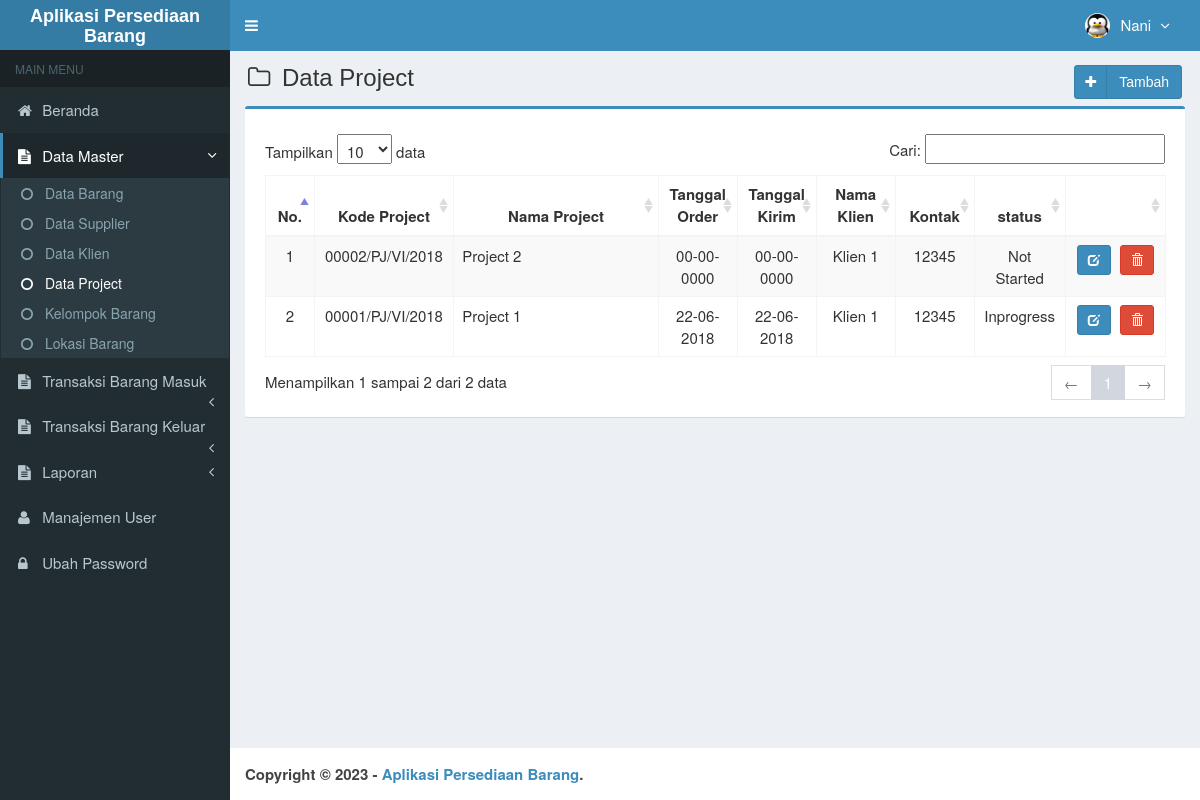
/main.php?module=project (signed in), run on the app's committed database.
### tables this page shows
CREATE TABLE `is_users` (
  `id_user` int(3) NOT NULL,
  `username` varchar(50) NOT NULL,
  `nama_user` varchar(50) NOT NULL,
  `password` varchar(50) NOT NULL,
  `email` varchar(50) DEFAULT NULL,
  `telepon` varchar(13) DEFAULT NULL,
  `foto` varchar(100) DEFAULT NULL,
  `hak_akses` enum('Super Admin','Manajer','Gudang') NOT NULL,
  `status` enum('aktif','blokir') NOT NULL DEFAULT 'aktif',
  `created_at` timestamp NOT NULL DEFAULT current_timestamp(),
  `updated_at` timestamp NOT NULL DEFAULT current_timestamp() ON UPDATE current_timestamp()
);

CREATE TABLE `project` (
  `kode_project` varchar(30) NOT NULL,
  `tanggal_order` date NOT NULL,
  `tanggal_kirim` date NOT NULL,
  `nama_project` varchar(20) NOT NULL,
  `kode_purchase` varchar(20) NOT NULL,
  `kode_klien` varchar(20) NOT NULL,
  `kontak` int(20) NOT NULL,
  `catatan` varchar(100) NOT NULL,
  `username` varchar(20) NOT NULL,
  `total_keluar` int(7) NOT NULL,
  `kode_sph` int(11) NOT NULL,
  `tanggal_mulai` date NOT NULL,
  `tanggal_selesai` date NOT NULL,
  `status` varchar(20) NOT NULL,
  `created_at` timestamp NOT NULL DEFAULT current_timestamp(),
  `update_at` timestamp NOT NULL DEFAULT current_timestamp() ON UPDATE current_timestamp()
);

CREATE TABLE `klien` (
  `kode_klien` char(7) NOT NULL,
  `nama_klien` varchar(20) NOT NULL,
  `company` varchar(20) NOT NULL,
  `divisi` varchar(20) NOT NULL,
  `alamat` varchar(50) NOT NULL,
  `no_telp` int(20) NOT NULL,
  `email` varchar(20) NOT NULL
);

### modules/Project/view.php (the view, shortened to what this page needs)
<section class="content-header">
  <h1>
    <i class="fa fa-folder-o icon-title"></i> Data Project
    <a class="btn btn-primary btn-social pull-right" href="?module=form_project&form=add" title="Tambah Data" data-toggle="tooltip">
      <i class="fa fa-plus"></i> Tambah
    </a>
  </h1>
</section>
<section class="content">
  <div class="row">
    <div class="col-md-12">
      <div class="box box-primary">
        <div class="box-body">
          <table id="dataTables1" class="table table-bordered table-striped table-hover">
            <thead>
              <tr>
                <th class="center">No.</th>
                <th class="center">Kode Project</th>
                <th class="center">Nama Project</th>
                <th class="center">Tanggal Order</th>
                <th class="center">Tanggal Kirim</th>
                <th class="center">Nama Klien</th>
                <th class="center">Kontak</th>
                <th class="center">status</th>
                <th></th>
              </tr>
            </thead>
            <tbody>
            <?php
            $no = 1;
             $query = mysqli_query($mysqli, "SELECT a.kode_project,a.tanggal_order,a.tanggal_kirim,a.nama_project,a.kode_klien,a.kontak,a.status,b.kode_klien,b.nama_klien
                                            FROM project as a INNER JOIN klien as b ON a.kode_klien=b.kode_klien ORDER BY kode_project DESC")
                                            or die('Ada kesalahan pada query tampil Data project: '.mysqli_error($mysqli));
            while ($data = mysqli_fetch_assoc($query)) {
              $tanggal         = $data['tanggal_kirim'];
              $exp             = explode('-',$tanggal);
              $tanggal_kirim   = $exp[2]."-".$exp[1]."-".$exp[0];
              $exp1             = explode('-',$tanggal);
              $tanggal_order  = $exp1[2]."-".$exp1[1]."-".$exp1[0];
              echo "<tr>
                      <td width='30' class='center'>$no</td>
                      <td width='80' class='center'>$data[kode_project]</td>
                      <td width='180'>$data[nama_project]</td>
                      <td width='60' class='center'>$tanggal_order</td>
                      <td width='60' class='center'>$tanggal_kirim</td>
                      <td width='60' class='center'>$data[nama_klien]</td>
                      <td width='60' class='center'>$data[kontak]</td>
                      <td width='60' class='center'>$data[status]</td>
                      <td class='center' width='80'>
                        <div>
                          <a data-toggle='tooltip' data-placement='top' title='Ubah' style='margin-right:5px' class='btn btn-primary btn-sm' href='?module=form_project&form=edit&id=$data[kode_project]'>
                              <i style='color:#fff' class='glyphicon glyphicon-edit'></i>
                          </a>";
            ?>
                          <a data-toggle="tooltip" data-placement="top" title="Hapus" class="btn btn-danger btn-sm" href="modules/project/proses.php?act=delete&id=<?php echo $data['kode_project'];?>" onclick="return confirm('Anda yakin ingin menghapus project <?php echo $data['nama_project']; ?> ?');">
                              <i style="color:#fff" class="glyphicon glyphicon-trash"></i>
                          </a>
            <?php
              echo "    </div>
                      </td>
                    </tr>";
              $no++;
            }
            ?>
            </tbody>
          </table>
        </div>
      </div>
    </div>
  </div>
</section><!-- /.content

### top-menu.php (shortened to what this page needs)
<?php
require_once "config/database.php";
$query = mysqli_query($mysqli, "SELECT id_user, nama_user, foto, hak_akses FROM is_users WHERE id_user='$_SESSION[id_user]'")
                                or die('Ada kesalahan pada query tampil Manajemen User: '.mysqli_error($mysqli));
$data = mysqli_fetch_assoc($query);
?>
<li class="dropdown user user-menu">
  <a href="#" class="dropdown-toggle" data-toggle="dropdown">
  <?php
  if ($data['foto']=="") { ?>
    <img src="images/user/user-default.png" class="user-image" alt="User Image"/>
  <?php
  }
  else { ?>
    <img src="images/user/<?php echo $data['foto']; ?>" class="user-image" alt="User Image"/>
  <?php
  }
  ?>
    <span class="hidden-xs"><?php echo $data['nama_user']; ?> <i style="margin-left:5px" class="fa fa-angle-down"></i></span>
  </a>
</li>

### assets/css/style.css (style rules this page uses)
.btn-social *:first-child { border-right: 1px solid rgba(0, 0, 0, 0.1); bottom: 0; font-size: 1em !important; left: 0; line-height: 32px !important; position: absolute; text-align: center; top: 0; width: 32px !important; }
.content-header { padding: 15px 18px 0; position: relative; }
.center { text-align:center; }
.icon-title { margin-right: 5px; }
body { background-color: #fff; color: #333; font-size: 15px; line-height: 1.42857; }

### data on the page
is_users: foto (picture), nama_user "Nani"
project: kode_project "00002/PJ/VI/2018", nama_project "Project 2", tanggal_kirim "00-00-0000", kode_klien.nama_klien "Klien 1", kontak "12345", status "Not Started"
project: kode_project "00001/PJ/VI/2018", nama_project "Project 1", tanggal_kirim "22-06-2018", kode_klien.nama_klien "Klien 1", kontak "12345", status "Inprogress"
